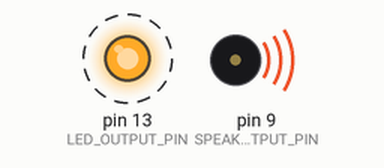
Bench run of a sketch on a simulated Arduino Uno, built with avr-gcc and run on an emulated ATmega328P. Shown: output pins drawn as LEDs (lit = HIGH), buzzer (waves = sounding). Dashed ring = blinking.

Above: at 0.2 s.
Timing chart, 0 to 3.0 s (numbered marks = the images above):
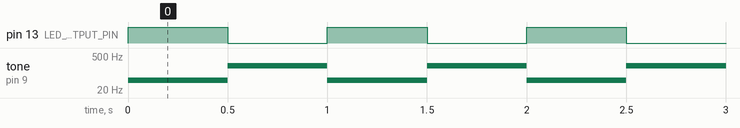

Measured:
- by itself, pin 13 (LED_OUTPUT_PIN): alternates HIGH for 0.50 s and LOW for 0.50 s
- by itself, tone on pin 9 (SPEAKER_OUTPUT_PIN): alternates 200 Hz for 0.50 s and 50 Hz for 0.50 s

The sketch:

SpeakerSiren.ino
```cpp
const int LED_OUTPUT_PIN = LED_BUILTIN;
const int SPEAKER_OUTPUT_PIN = 9;

void setup() {
  pinMode(LED_OUTPUT_PIN, OUTPUT);
  pinMode(SPEAKER_OUTPUT_PIN, OUTPUT);

}

void loop() {
  digitalWrite(LED_OUTPUT_PIN, HIGH);
  tone(SPEAKER_OUTPUT_PIN, 50);
  delay(500);
  digitalWrite(LED_OUTPUT_PIN, LOW);
  tone(SPEAKER_OUTPUT_PIN, 200);
  delay(500);
}
```
